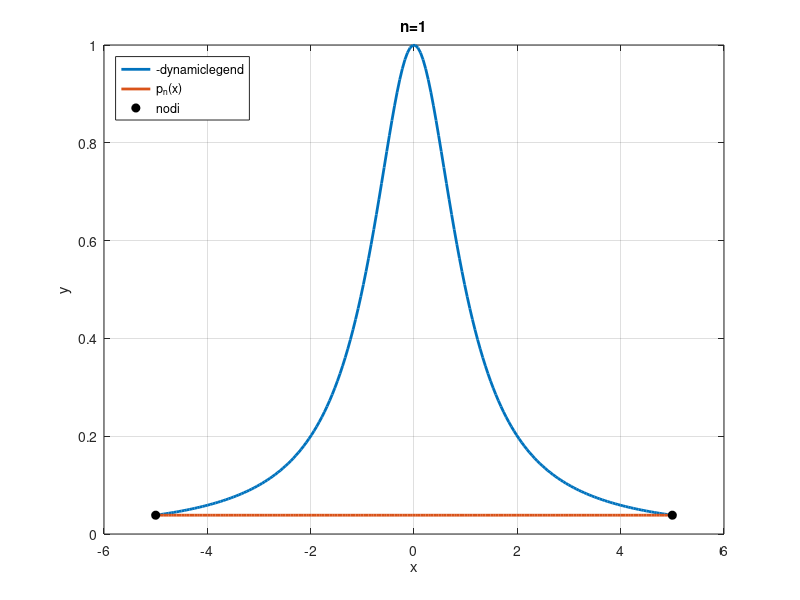
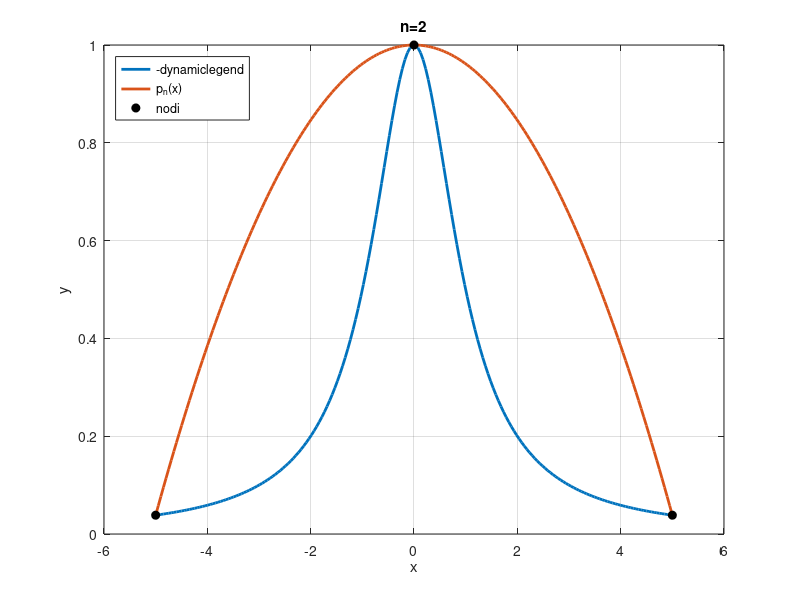
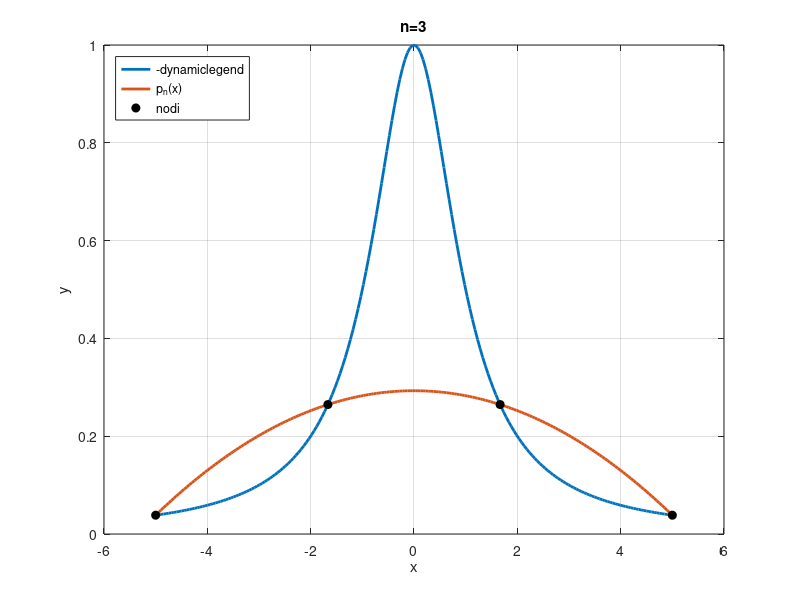
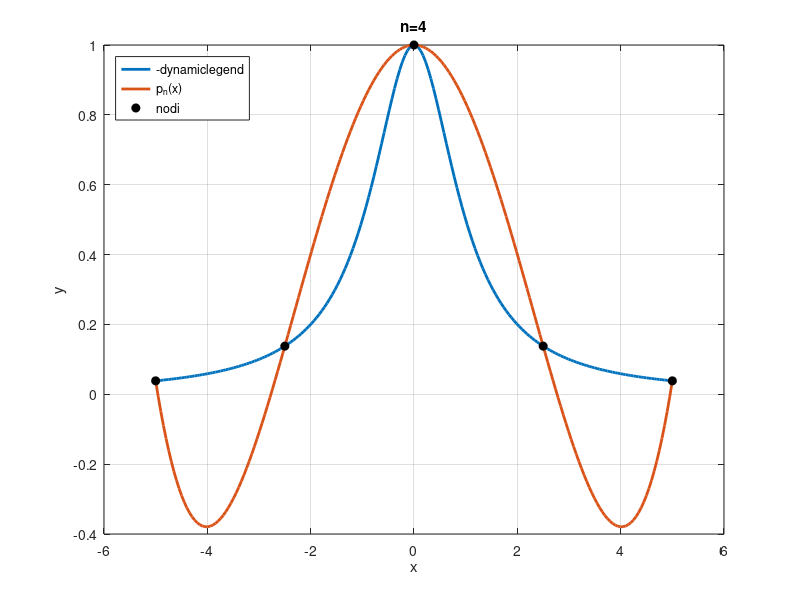

Reproduce these figures in MATLAB, in order. (Note: this script raises an error after producing the figures.)
clear 
close all
clc
set(0,'DefaultFigureWindowStyle','docked');

% devo approssimare la seguente funzione

f=@(x)1./(1+x.^2)
xa=-5;
xb=5;
x1=linspace(xa,xb,200);
f1=f(x1);    % valuto f nei nodi x1
ERR=[];      % vettore che conterrà gli errori

Mv=struct('cdata',{},'colormap',{});

scelta_nodi=menu('scegli i nodi di interpolazione',...
    'nodi equispaziati', 'nodi Chebyshev');

for n=1:25
        % calcolo i nodi di interpolazione 
    if scelta_nodi==1
        % (equispaziati)
        x=linspace(xa,xb,n+1)';
        % l'errore continua ad aumentare per causa delle oscillazioni agli estremi
        % dell'intervallo del polinomio interpolatore
        % con i nodi equispaziati il polinomio interpolatore non sta convergendo alla funzione da
        % approssimare
        
    elseif scelta_nodi==2
        % chebyshev
        % utilizzando invece i nodi cheb-gauss-lobatto il polinomio converge alla
        % funzione
        xs=-cos(pi*(0:n)/n); xs=xs'; % nodi su [-1,1]
        x=(xb-xa)/2*xs+(xa+xb)/2;  % nodi su [xa,xb]
    end

    y=f(x);
    %NB per n>= 20 devo usare la formula baricentrica
    % altrimenti la matrice X sarebbe mal condizionata

    if n<20
        X=vander(x);
        a=X\y;
        y1=polyval(a,x1);
            
    elseif n>=20
        y1=barycentric(x,y,x1);
    end

    figure(n);
    plot(x1,f1,'Linewidth',2,'Displayname','f(x)')
    legend('-dynamiclegend','Location','northwest')
    hold on
    plot(x1,y1,'Linewidth',2,'Displayname','p_n(x)')
    plot(x,y,'ok','MarkerFaceColor','k','Displayname','nodi')
    grid on
    
    xlabel('x')
    ylabel('y')
    title(['n=',num2str(n)])

    % calcolo l'errore
    err=max(abs(f1-y1));   % err=norm(f1-y1,'inf')
    ERR=[ERR,err];
    %axis([0,0,1,2*pi])
    Mv(n)=getframe;
end
% rappresento graficamente l'andamento dell'errore nell'ordine
close all
figure(n+1)
semilogy((1:n), ERR, '-*','Linewidth',2)
grid on
xlabel('n')
ylabel('||f-p_n||_{inf}')
title('andamento dell''errore')


%set(0,'DefaultFigureWindowStyle','normal');
figure(20);
axis([-2*pi,2*pi,-2*pi,2*pi])
movie(Mv,1,1);
